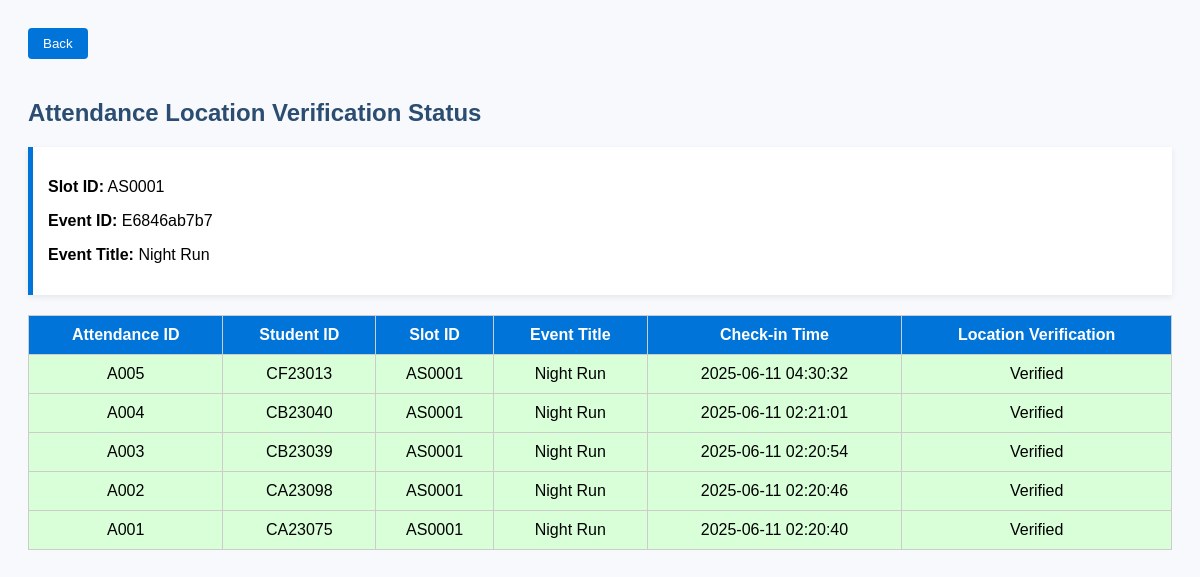
The page /attendanceList.php?slot_id=AS0001 (signed in) on the database its author committed.
### tables this page shows
CREATE TABLE `event` (
  `event_id` varchar(10) NOT NULL,
  `staff_id` varchar(10) NOT NULL,
  `event_title` varchar(50) NOT NULL,
  `event_date` date NOT NULL,
  `event_description` varchar(200) NOT NULL,
  `event_status` varchar(50) NOT NULL,
  `event_qr` blob DEFAULT NULL,
  `event_geolocation` point DEFAULT NULL,
  `event_approval` mediumblob NOT NULL,
  `event_level` varchar(20) NOT NULL,
  `merit_status` varchar(20) NOT NULL
);

CREATE TABLE `attendance` (
  `attendance_id` varchar(10) NOT NULL,
  `attendanceslot_id` varchar(10) NOT NULL,
  `student_id` varchar(7) NOT NULL,
  `checkin_time` timestamp NOT NULL DEFAULT current_timestamp() ON UPDATE current_timestamp(),
  `location_verification` varchar(20) NOT NULL
);

CREATE TABLE `student` (
  `student_id` varchar(10) NOT NULL,
  `student_program` varchar(50) NOT NULL
);

### attendanceList.php (the view, shortened to what this page needs)
<?php
$conn = new mysqli("localhost", "root", "", "mypetakom");
$slot_id = $_GET['slot_id'] ?? $_GET['id'] ?? "";
$query = "
    SELECT
        a.attendance_id,
        a.attendanceslot_id,
        s.student_id,
        e.event_id,
        e.event_title,
        a.checkin_time,
        a.location_verification
    FROM attendance a
    JOIN student s ON a.student_id = s.student_id
    JOIN attendance_slot slot ON a.attendanceslot_id = slot.attendanceslot_id
    JOIN event e ON slot.event_id = e.event_id
    WHERE a.attendanceslot_id = ?
    ORDER BY a.attendance_id DESC
";
$stmt = $conn->prepare($query);
$stmt->bind_param("s", $slot_id);
$stmt->execute();
$result = $stmt->get_result();
$event_title = "";
$event_id = "";
$records = [];
if ($result && $result->num_rows > 0) {
    while ($row = $result->fetch_assoc()) {
        $event_title = $row['event_title'];
        $event_id = $row['event_id'];
        $records[] = $row;
    }
}
?>
<!DOCTYPE html>
<html>
<head>
</head>
<body>
<button class="back-btn" onclick="window.location.href='attendaceSlot.php'">Back</button>
<h2>Attendance Location Verification Status</h2>
<div class="event-box">
    <p><strong>Slot ID:</strong> <?= htmlspecialchars($slot_id) ?></p>
    <p><strong>Event ID:</strong> <?= htmlspecialchars($event_id ?: '-') ?></p>
    <p><strong>Event Title:</strong> <?= htmlspecialchars($event_title ?: '-') ?></p>
</div>
<?php if (empty($records)): ?>
    <p>No attendance records found for this attendance slot.</p>
<?php else: ?>
    <table>
        <thead>
            <tr>
                <th>Attendance ID</th>
                <th>Student ID</th>
                <th>Slot ID</th>
                <th>Event Title</th>
                <th>Check-in Time</th>
                <th>Location Verification</th>
            </tr>
        </thead>
        <tbody>
            <?php foreach ($records as $row):
                $class = $row['location_verification'] === 'Verified' ? 'verified' : 'not-verified';
            ?>
                <tr class="<?= $class ?>">
                    <td><?= htmlspecialchars($row['attendance_id']) ?></td>
                    <td><?= htmlspecialchars($row['student_id']) ?></td>
                    <td><?= htmlspecialchars($row['attendanceslot_id']) ?></td>
                    <td><?= htmlspecialchars($row['event_title']) ?></td>
                    <td><?= htmlspecialchars($row['checkin_time']) ?></td>
                    <td><?= htmlspecialchars($row['location_verification']) ?></td>
                </tr>
            <?php endforeach; ?>
        </tbody>
    </table>
<?php endif; ?>
</body>
</html>

### attendanceList.php (style rules this page uses)
body { font-family: Arial, sans-serif; padding: 20px; background: #f7f9fc; }
h2 { color: #2b4d71; }
.back-btn { margin-bottom: 20px; padding: 8px 15px; background-color: #0074D9; color: white; border: none; border-radius: 4px; cursor: pointer; }
.event-box { background: white; padding: 15px; border-left: 5px solid #0074D9; margin-bottom: 20px; box-shadow: 0 2px 6px rgba(0,0,0,0.08); }
table { border-collapse: collapse; margin-bottom: 25px; width: 100%; background: white; }
table, th, td { border: 1px solid #ccc; }
th { background-color: #0074D9; color: white; }
td, th { padding: 10px; text-align: center; }
.verified { background-color: #d9ffd9; }

### rows shown on the page
event: event_id "E6846ab7b7", event_title "Night Run"
attendance: attendance_id "A005", student.student_id "CF23013", attendanceslot "AS0001", event.event_title "Night Run", checkin_time "2025-06-11 04:30:32", location_verification "Verified"
attendance: attendance_id "A004", student.student_id "CB23040", attendanceslot "AS0001", event.event_title "Night Run", checkin_time "2025-06-11 02:21:01", location_verification "Verified"
attendance: attendance_id "A003", student.student_id "CB23039", attendanceslot "AS0001", event.event_title "Night Run", checkin_time "2025-06-11 02:20:54", location_verification "Verified"
attendance: attendance_id "A002", student.student_id "CA23098", attendanceslot "AS0001", event.event_title "Night Run", checkin_time "2025-06-11 02:20:46", location_verification "Verified"
attendance: attendance_id "A001", student.student_id "CA23075", attendanceslot "AS0001", event.event_title "Night Run", checkin_time "2025-06-11 02:20:40", location_verification "Verified"

### other values the page prints
$slot_id "AS0001"
